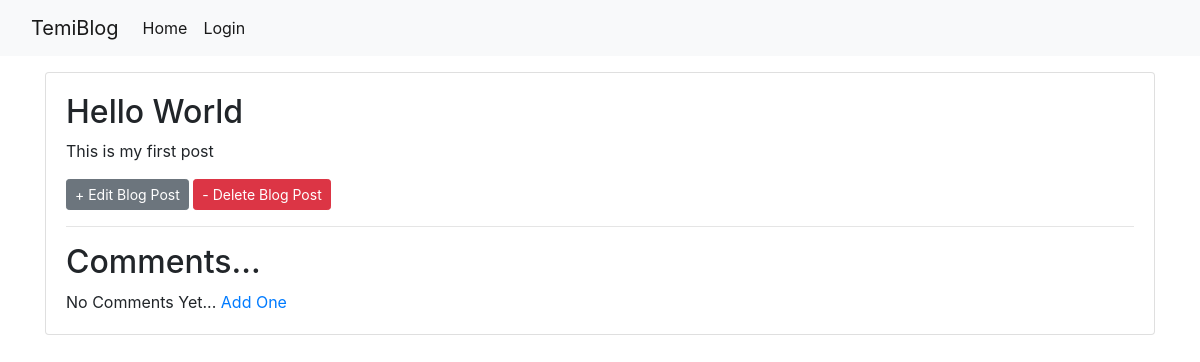
/post/1/, run on an earlier commit of the app's database.
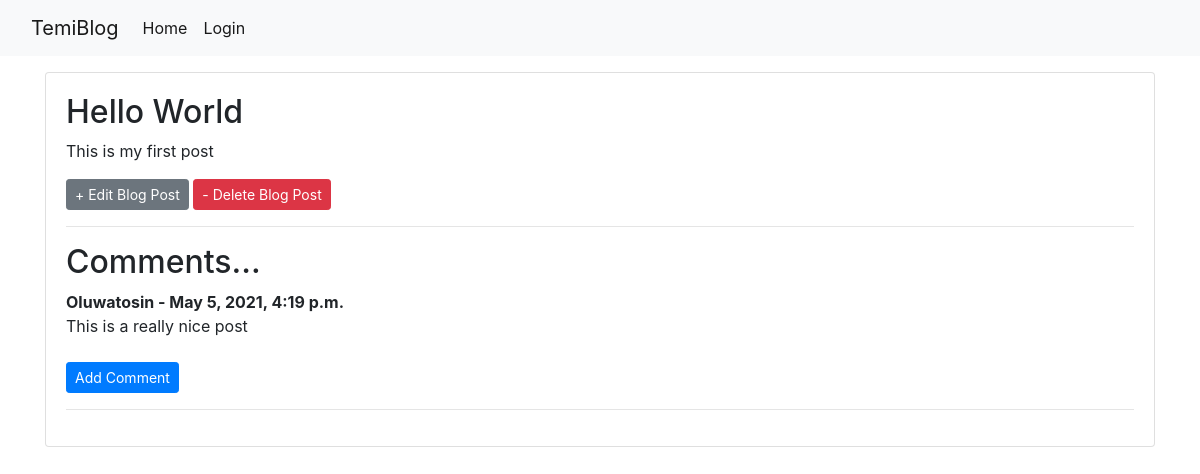
And on a later commit of the database.
### blog/models.py (models this page shows, shortened)
class Post(models.Model):
    title = models.CharField(max_length=200)
    author = models.ForeignKey('auth.user', on_delete=models.CASCADE)
    body = models.TextField()

class Comment(models.Model):
    name = models.CharField(max_length=255)
    body = models.TextField()
    post = models.ForeignKey('Post', related_name = "comments", on_delete=models.CASCADE)
    date_added = models.DateTimeField(auto_now_add=True)

### blog/views.py (the view)
# urls.py: path('post/<int:pk>/', BlogDetailView.as_view(), name = 'post_detail'),
class BlogDetailView(DetailView):
    model = Post
    template_name = 'post_detail.html'

### templates/post_detail.html
{% extends 'base.html' %}
{% block content %}
   <div class="container">
       <div class="card">
           <div class="card-body">
            <h2>{{ post.title }}</h2>
            <p>{{ post.body }}</p>
             <a href="{% url 'post_edit' post.pk %}" class="btn btn-secondary btn-sm">+ Edit Blog Post</a>
             <a href="{% url 'post_delete' post.pk %}" class="btn btn-danger btn-sm">- Delete Blog Post</a>
             <hr>
             <h2>Comments...</h2>
             {% if not post.comments.all %}
                 No Comments Yet... <a href="">Add One</a>
                 {% else %}
                     {% for comment in post.comments.all %}
                         <strong>
                             {{ comment.name }} - {{ comment.date_added }}
                         </strong>
                         <br>
                         {{ comment.body }} <br><br>
                     {% endfor %}
                     <a href="{%url 'post_comment' post.pk %}" class="btn btn-primary btn-sm">Add Comment</a><hr>
             {% endif %}
           </div>
       </div>
    </div>
{% endblock %}

### templates/base.html (shortened to what this page needs)
{% load static %}
<!DOCTYPE html>
<html>
    <head>
        <link rel="stylesheet" href="{% static 'css/base.css' %}">
        <link rel="stylesheet" href="https://stackpath.bootstrapcdn.com/bootstrap/4.1.3/css/bootstrap.min.css">
	    <link rel="stylesheet" href="https://use.fontawesome.com/releases/v5.6.1/css/all.css">
    </head>
    <body>
        <nav class="navbar navbar-expand-lg navbar-light bg-light">
            <div class="container-fluid">
              <a class="navbar-brand" href="{% url 'home'  %}">TemiBlog</a>
              <div class="collapse navbar-collapse" id="navbarSupportedContent">
                <ul class="navbar-nav me-auto mb-2 mb-lg-0">
                  <li class="nav-item">
                    <a class="nav-link active" aria-current="page" href="{% url 'home'  %}">Home</a>
                  </li>
                  {% if request.user.is_authenticated %}
                  <li class="nav-item float-right">
                        <a class="nav-link" href="{% url 'post_new' %}">New Blog Post </a>
                  </li>
                  <li class="nav-item float-right">
                    <a class="nav-link" href="{% url 'logout' %}">Logout</a>
                  </li>
                  {% else %}
                       <li class="nav-item">
                        <a class="nav-link active" href="{% url 'login' %}">Login</a>
                       </li>
                    {% endif %}
                </ul>
              </div>
            </div>
          </nav>
        <div class="mt-3">
           {% block content %}
           {% endblock %}
        </div>
    </body>
</html>

### static/css/base.css (style rules this page uses)
body { font-family: 'Source Sans Pro', sans; font-size: 18px; }

What changed in the data, as far as the page shows it:
added Comment: name "Oluwatosin", date_added "May 5, 2021, 4:19 p.m.", body "This is a really nice post"
Also different on the page:
text no longer shown: "No Comments Yet... Add One"
text now shown: "Add Comment"
